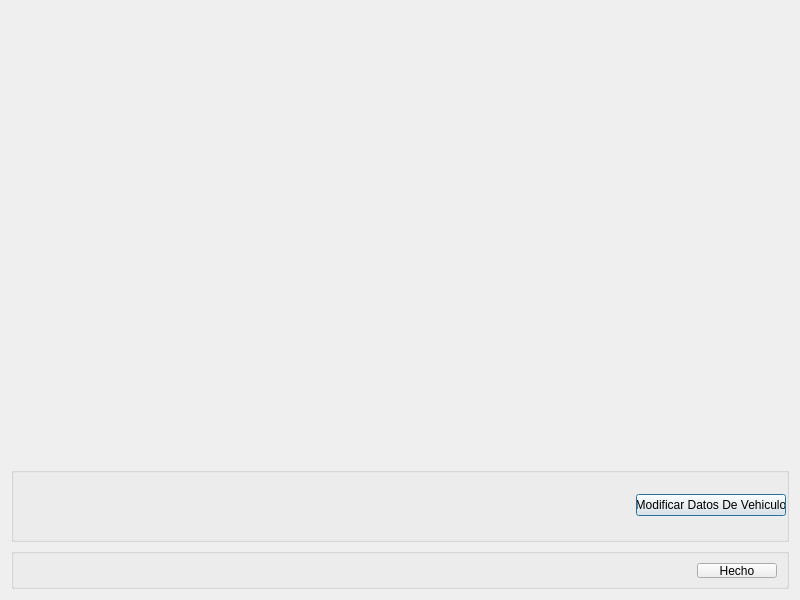
<?xml version="1.0" encoding="UTF-8"?>
<ui version="4.0">
 <class>DialogMostrarLosVehiculosParaModificar</class>
 <widget class="QDialog" name="DialogMostrarLosVehiculosParaModificar">
  <property name="geometry">
   <rect>
    <x>0</x>
    <y>0</y>
    <width>800</width>
    <height>600</height>
   </rect>
  </property>
  <property name="sizePolicy">
   <sizepolicy hsizetype="Expanding" vsizetype="Preferred">
    <horstretch>0</horstretch>
    <verstretch>0</verstretch>
   </sizepolicy>
  </property>
  <property name="minimumSize">
   <size>
    <width>800</width>
    <height>600</height>
   </size>
  </property>
  <property name="windowTitle">
   <string>Registrar Ingreso Vehiculo</string>
  </property>
  <layout class="QVBoxLayout" name="verticalLayout">
   <item>
    <layout class="QVBoxLayout" name="verticalLayout_2">
     <item>
      <widget class="QWidget" name="widget" native="true"/>
     </item>
    </layout>
   </item>
   <item>
    <widget class="QGroupBox" name="groupBox">
     <property name="sizePolicy">
      <sizepolicy hsizetype="Preferred" vsizetype="Minimum">
       <horstretch>0</horstretch>
       <verstretch>0</verstretch>
      </sizepolicy>
     </property>
     <property name="minimumSize">
      <size>
       <width>0</width>
       <height>75</height>
      </size>
     </property>
     <property name="maximumSize">
      <size>
       <width>16777215</width>
       <height>75</height>
      </size>
     </property>
     <property name="title">
      <string/>
     </property>
     <layout class="QHBoxLayout" name="horizontalLayout">
      <property name="spacing">
       <number>0</number>
      </property>
      <property name="sizeConstraint">
       <enum>QLayout::SetDefaultConstraint</enum>
      </property>
      <property name="leftMargin">
       <number>480</number>
      </property>
      <property name="topMargin">
       <number>10</number>
      </property>
      <property name="rightMargin">
       <number>0</number>
      </property>
      <property name="bottomMargin">
       <number>12</number>
      </property>
      <item>
       <spacer name="horizontalSpacer">
        <property name="orientation">
         <enum>Qt::Horizontal</enum>
        </property>
        <property name="sizeHint" stdset="0">
         <size>
          <width>40</width>
          <height>20</height>
         </size>
        </property>
       </spacer>
      </item>
      <item>
       <widget class="QPushButton" name="pushButtonModificarDatosDeVehiculo">
        <property name="minimumSize">
         <size>
          <width>100</width>
          <height>0</height>
         </size>
        </property>
        <property name="maximumSize">
         <size>
          <width>150</width>
          <height>16777215</height>
         </size>
        </property>
        <property name="text">
         <string>Modificar Datos De Vehiculo</string>
        </property>
       </widget>
      </item>
     </layout>
    </widget>
   </item>
   <item>
    <widget class="QGroupBox" name="groupBoxButtonBox">
     <property name="minimumSize">
      <size>
       <width>271</width>
       <height>41</height>
      </size>
     </property>
     <property name="maximumSize">
      <size>
       <width>16777215</width>
       <height>41</height>
      </size>
     </property>
     <property name="title">
      <string/>
     </property>
     <layout class="QGridLayout" name="gridLayout_5">
      <property name="leftMargin">
       <number>9</number>
      </property>
      <property name="topMargin">
       <number>9</number>
      </property>
      <property name="rightMargin">
       <number>9</number>
      </property>
      <property name="bottomMargin">
       <number>8</number>
      </property>
      <item row="0" column="1">
       <widget class="QPushButton" name="pushButtonAceptar">
        <property name="text">
         <string>Hecho</string>
        </property>
       </widget>
      </item>
      <item row="0" column="0">
       <spacer name="horizontalSpacer_5">
        <property name="orientation">
         <enum>Qt::Horizontal</enum>
        </property>
        <property name="sizeHint" stdset="0">
         <size>
          <width>40</width>
          <height>20</height>
         </size>
        </property>
       </spacer>
      </item>
     </layout>
    </widget>
   </item>
  </layout>
 </widget>
 <resources/>
 <connections>
  <connection>
   <sender>pushButtonAceptar</sender>
   <signal>clicked()</signal>
   <receiver>DialogMostrarLosVehiculosParaModificar</receiver>
   <slot>accept()</slot>
   <hints>
    <hint type="sourcelabel">
     <x>739</x>
     <y>577</y>
    </hint>
    <hint type="destinationlabel">
     <x>399</x>
     <y>299</y>
    </hint>
   </hints>
  </connection>
  <connection>
   <sender>pushButtonAceptar</sender>
   <signal>pressed()</signal>
   <receiver>DialogMostrarLosVehiculosParaModificar</receiver>
   <slot>accept()</slot>
   <hints>
    <hint type="sourcelabel">
     <x>739</x>
     <y>577</y>
    </hint>
    <hint type="destinationlabel">
     <x>399</x>
     <y>299</y>
    </hint>
   </hints>
  </connection>
 </connections>
</ui>
